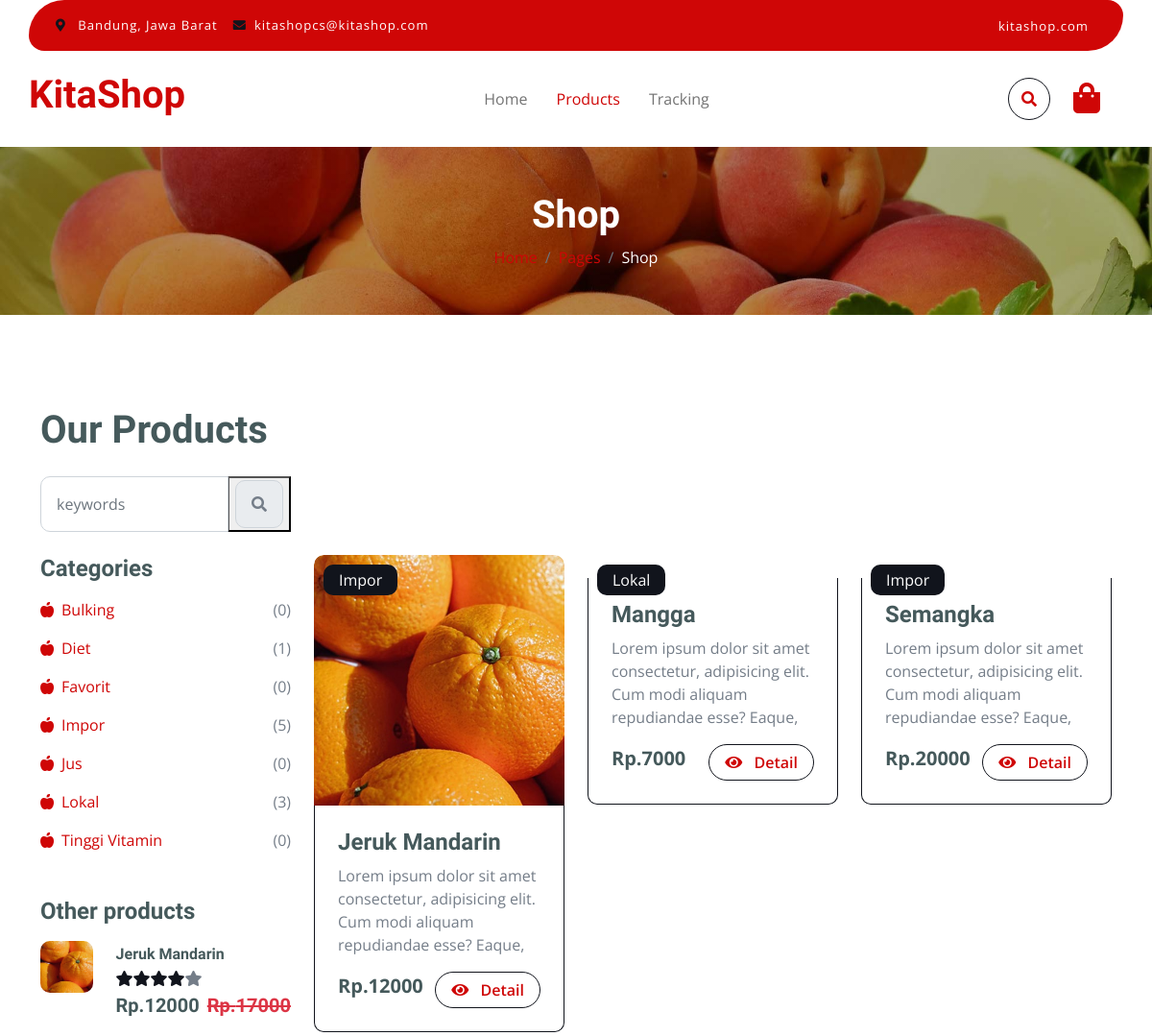
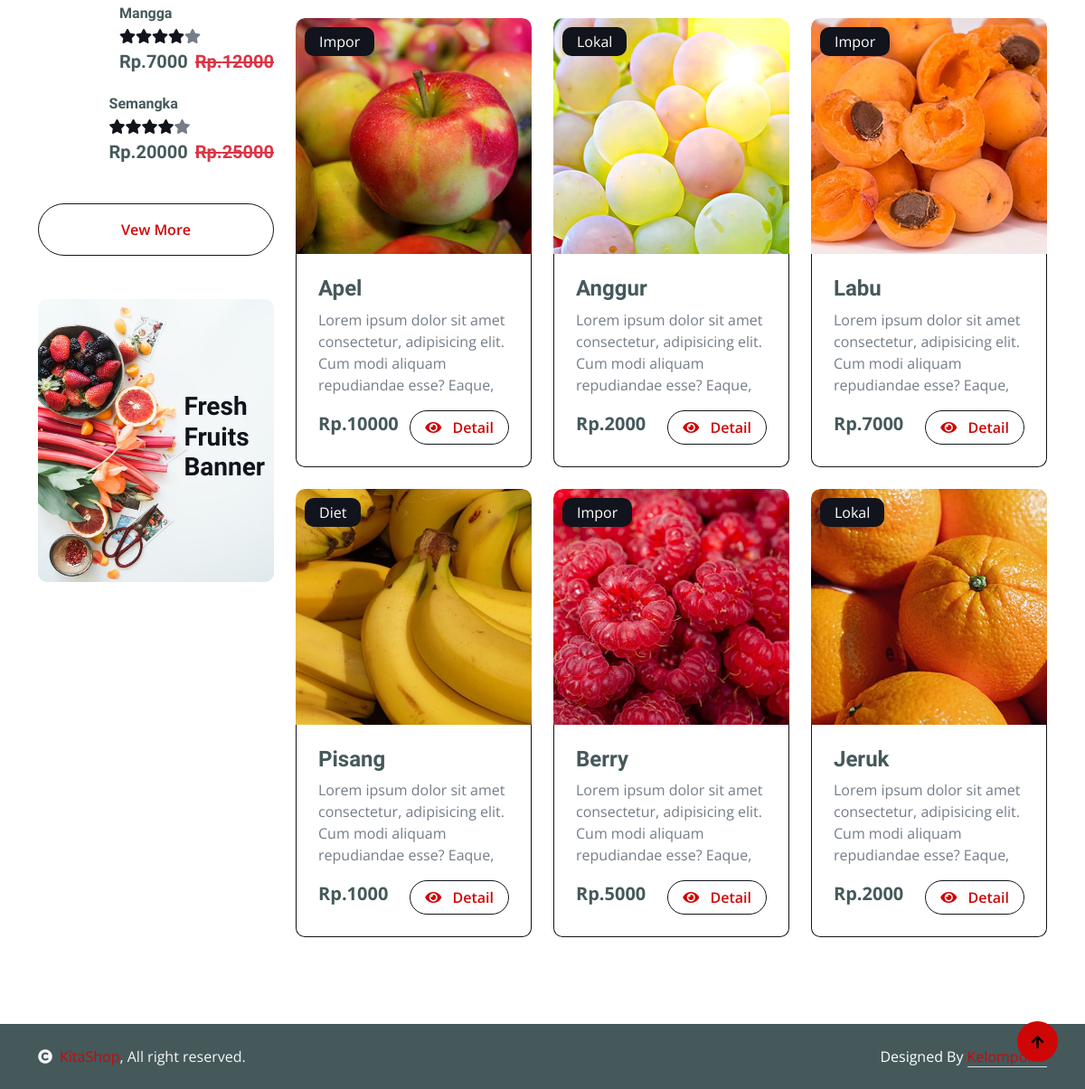
Screenshot of /search.php with the database file from the repository (2 pictures, top to bottom).
### tables this page shows
CREATE TABLE `category` (
  `category_id` int(11) NOT NULL,
  `category_name` varchar(23) NOT NULL
);

CREATE TABLE `product` (
  `product_id` int(11) NOT NULL,
  `product_name` varchar(56) NOT NULL,
  `product_pict` text NOT NULL,
  `product_description` text NOT NULL,
  `product_category` int(11) NOT NULL,
  `product_sub_category` int(11) DEFAULT NULL,
  `product_price` int(11) NOT NULL,
  `product_stock` int(11) NOT NULL,
  `product_status` int(2) NOT NULL
);

### function/search.php (called while the page is built)
<?php
require_once './config/database.php';
function read($keyword)
{
    global $conn;
    $query = "SELECT product_id, product_name, product_pict, product_description, product_category, product_price, category_name
              FROM product
              JOIN category ON product.product_category = category.category_id
              WHERE product_status = 1 AND product_name LIKE '%$keyword%' OR category_name LIKE '%$keyword%' OR product_description LIKE '%$keyword%'
              ORDER BY product_id DESC";
    $result = mysqli_query($conn, $query);
    $rows = [];
    while ($row = mysqli_fetch_assoc($result)) {
        $rows[] = $row;
    }
    return $rows;
}
function other()
{
    global $conn;
    $query = "SELECT product_id, product_name, product_pict, product_description, product_category, product_price, category_name FROM product JOIN category ON product.product_category = category.category_id WHERE product_status = 1 ORDER BY product_id DESC LIMIT 3";
    $result = mysqli_query($conn, $query);
    $rows = [];
    while ($row = mysqli_fetch_assoc($result)) {
        $rows[] = $row;
    }
    return $rows;
}
function category()
{
    global $conn;
    $query = "SELECT c.category_id, c.category_name, COUNT(p.product_id) AS total_product
              FROM category c
              LEFT JOIN product p ON p.product_category = c.category_id
              GROUP BY c.category_id, c.category_name
              ORDER BY c.category_name ASC";
    $result = mysqli_query($conn, $query);
    $rows = [];
    while ($row = mysqli_fetch_assoc($result)) {
        $rows[] = $row;
    }
    return $rows;
}

### search.php (the view, shortened to what this page needs)
<?php
require_once 'function/search.php';
?>
<!DOCTYPE html>
<html lang="en">
<?php
require_once 'layout/header.php';
?>
<body>
    <?php
    require_once 'layout/header.php';
    ?>
    <?php
    require_once 'layout/navbar.php';
    ?>
    <div class="container-fluid page-header py-5">
        <h1 class="text-center text-white display-6">Shop</h1>
        <ol class="breadcrumb justify-content-center mb-0">
            <li class="breadcrumb-item"><a href="#">Home</a></li>
            <li class="breadcrumb-item"><a href="#">Pages</a></li>
            <li class="breadcrumb-item active text-white">Shop</li>
        </ol>
    </div>
    <div class="container-fluid fruite py-5">
        <div class="container py-5">
            <h1 class="mb-4">Our Products</h1>
            <div class="row g-4">
                <div class="col-lg-12">
                    <div class="row g-4 mb-4">
                        <div class="col-xl-3">
                            <form action="" action="POST">
                                <div class="input-group w-100 mx-auto d-flex">
                                    <input type="search" class="form-control p-3" name="keyword" placeholder="keywords" aria-describedby="search-icon-1">
                                    <button type="submit" name="search">
                                        <span id="search-icon-1" class="input-group-text p-3"><i class="fa fa-search"></i></span>
                                    </button>
                                </div>
                            </form>
                        </div>
                        <div class="col-6"></div>
                        <div class="col-xl-3">
                        </div>
                    </div>
                    <div class="row g-4">
                        <div class="col-lg-3">
                            <div class="row g-4">
                                <div class="col-lg-12">
                                    <div class="mb-3">
                                        <h4>Categories</h4>
                                        <ul class="list-unstyled fruite-categorie">
                                            <?php
                                            $rows = category();
                                            foreach ($rows as $row) {
                                            ?>
                                                <li>
                                                    <div class="d-flex justify-content-between fruite-name">
                                                        <a href="#"><i class="fas fa-apple-alt me-2"></i><?= $row['category_name']; ?></a>
                                                        <span>(<?= $row['total_product']; ?>)</span>
                                                    </div>
                                                </li>
                                            <?php } ?>
                                        </ul>
                                    </div>
                                </div>
                                <div class="col-lg-12">
                                    <h4 class="mb-3">Other products</h4>
                                    <?php
                                    $rows = other();
                                    foreach ($rows as $row) {
                                    ?>
                                        <div class="d-flex align-items-center justify-content-start">
                                            <div class="rounded me-4" style="width: 100px; height: 100px;">
                                                <img src="./assets/uploads/<?= $row['product_pict']; ?>" class="img-fluid rounded" alt="">
                                            </div>
                                            <div>
                                                <h6 class="mb-2"><?= $row['product_name']; ?></h6>
                                                <div class="d-flex mb-2">
                                                    <i class="fa fa-star text-secondary"></i>
                                                    <i class="fa fa-star text-secondary"></i>
                                                    <i class="fa fa-star text-secondary"></i>
                                                    <i class="fa fa-star text-secondary"></i>
                                                    <i class="fa fa-star"></i>
                                                </div>
                                                <div class="d-flex mb-2">
                                                    <h5 class="fw-bold me-2">Rp.<?= $row['product_price']; ?></h5>
                                                    <h5 class="text-danger text-decoration-line-through">Rp.<?= $row['product_price'] + 5000; ?></h5>
                                                </div>
                                            </div>
                                        </div>
                                    <?php } ?>
                                    <div class="d-flex justify-content-center my-4">
                                        <a href="product.php" class="btn border border-secondary px-4 py-3 rounded-pill text-primary w-100">Vew More</a>
                                    </div>
                                </div>
                                <div class="col-lg-12">
                                    <div class="position-relative">
                                        <img src="./assets/frontend/img/banner-fruits.jpg" class="img-fluid w-100 rounded" alt="">
                                        <div class="position-absolute" style="top: 50%; right: 10px; transform: translateY(-50%);">
                                            <h3 class="text-secondary fw-bold">Fresh <br> Fruits <br> Banner</h3>
                                        </div>
                                    </div>
                                </div>
                            </div>
                        </div>
                        <div class="col-lg-9">
                            <div class="row g-4 justify-content-center">
                                <?php
                                $keyword = $_GET['keyword'];
                                $rows = read($keyword);
                                foreach ($rows as $row) {
                                ?>
                                    <div class="col-md-6 col-lg-6 col-xl-4">
                                        <div class="rounded position-relative fruite-item">
                                            <div class="fruite-img">
                                                <img src="./assets/uploads/<?= $row['product_pict']; ?>" class="img-fluid w-100 rounded-top" alt="">
                                            </div>
                                            <div class="text-white bg-secondary px-3 py-1 rounded position-absolute" style="top: 10px; left: 10px;"><?= $row['category_name']; ?></div>
                                            <div class="p-4 border border-secondary border-top-0 rounded-bottom">
                                                <h4><?= $row['product_name']; ?></h4>
                                                <p><?= substr($row['product_description'], 0, 100); ?></p>
                                                <div class="d-flex justify-content-between flex-lg-wrap">
                                                    <p class="text-dark fs-5 fw-bold mb-0">Rp.<?= $row['product_price']; ?></p>
                                                    <a href="detail.php?id=<?= $row['product_id']; ?>" class="btn border border-secondary rounded-pill px-3 text-primary"><i class="fa fa-eye me-2 text-primary"></i> Detail</a>
                                                </div>
                                            </div>
                                        </div>
                                    </div>
                                <?php } ?>
                            </div>
                        </div>
                    </div>
                </div>
            </div>
        </div>
    </div>
    <?php
    require_once 'layout/footer.php';
    ?>
    <a href="#" class="btn btn-primary border-3 border-primary rounded-circle back-to-top"><i class="fa fa-arrow-up"></i></a>
</body>
</html>

### assets/frontend/css/style.css (style rules this page uses)
.back-to-top { position: fixed; right: 30px; bottom: 30px; display: flex; width: 45px; height: 45px; align-items: center; justify-content: center; transition: 0.5s; z-index: 99; }
.btn { font-weight: 600; transition: 0.5s; }
.btn.border-secondary { transition: 0.5s; }
.page-header { position: relative; background: linear-gradient(rgba(0, 0, 0, 0.3), rgba(0, 0, 0, 0.3)), url(../img/cart-page-header-img.jpg); background-position: center center; background-repeat: no-repeat; background-size: cover; }
@media (min-width: 992px) { .hero-header, .page-header { margin-top: 152px !important; } }
.fruite .fruite-categorie .fruite-name { line-height: 40px; }
.fruite .fruite-categorie .fruite-name a { transition: 0.5s; }
.fruite .fruite-item { height: 100%; transition: 0.5s; }
.fruite .fruite-item .fruite-img { overflow: hidden; transition: 0.5s; border-radius: 10px 10px 0 0; }
.fruite .fruite-item .fruite-img img { transition: 0.5s; }

### rows the page displays
category: category_name "Bulking", total_product "0"
category: category_name "Diet", total_product "1"
category: category_name "Favorit", total_product "0"
category: category_name "Impor", total_product "5"
category: category_name "Jus", total_product "0"
category: category_name "Lokal", total_product "3"
category: category_name "Tinggi Vitamin", total_product "0"
product: product_pict (picture), product_name "Jeruk Mandarin", product_price "12000", $row['product_price'] + 5000 "17000", product_category.category_name "Impor", product_description "Lorem ipsum dolor sit amet consectetur, adipisicing elit. Cum modi aliquam repudiandae esse? Eaque,"
product: product_name "Mangga", product_price "7000", $row['product_price'] + 5000 "12000", product_category.category_name "Lokal", product_description "Lorem ipsum dolor sit amet consectetur, adipisicing elit. Cum modi aliquam repudiandae esse? Eaque,"
product: product_name "Semangka", product_price "20000", $row['product_price'] + 5000 "25000", product_category.category_name "Impor", product_description "Lorem ipsum dolor sit amet consectetur, adipisicing elit. Cum modi aliquam repudiandae esse? Eaque,"
product: product_pict (picture), product_category.category_name "Impor", product_name "Apel", product_description "Lorem ipsum dolor sit amet consectetur, adipisicing elit. Cum modi aliquam repudiandae esse? Eaque,", product_price "10000"
product: product_pict (picture), product_category.category_name "Lokal", product_name "Anggur", product_description "Lorem ipsum dolor sit amet consectetur, adipisicing elit. Cum modi aliquam repudiandae esse? Eaque,", product_price "2000"
product: product_pict (picture), product_category.category_name "Impor", product_name "Labu", product_description "Lorem ipsum dolor sit amet consectetur, adipisicing elit. Cum modi aliquam repudiandae esse? Eaque,", product_price "7000"
product: product_pict (picture), product_category.category_name "Diet", product_name "Pisang", product_description "Lorem ipsum dolor sit amet consectetur, adipisicing elit. Cum modi aliquam repudiandae esse? Eaque,", product_price "1000"
product: product_pict (picture), product_category.category_name "Impor", product_name "Berry", product_description "Lorem ipsum dolor sit amet consectetur, adipisicing elit. Cum modi aliquam repudiandae esse? Eaque,", product_price "5000"
product: product_pict (picture), product_category.category_name "Lokal", product_name "Jeruk", product_description "Lorem ipsum dolor sit amet consectetur, adipisicing elit. Cum modi aliquam repudiandae esse? Eaque,", product_price "2000"
